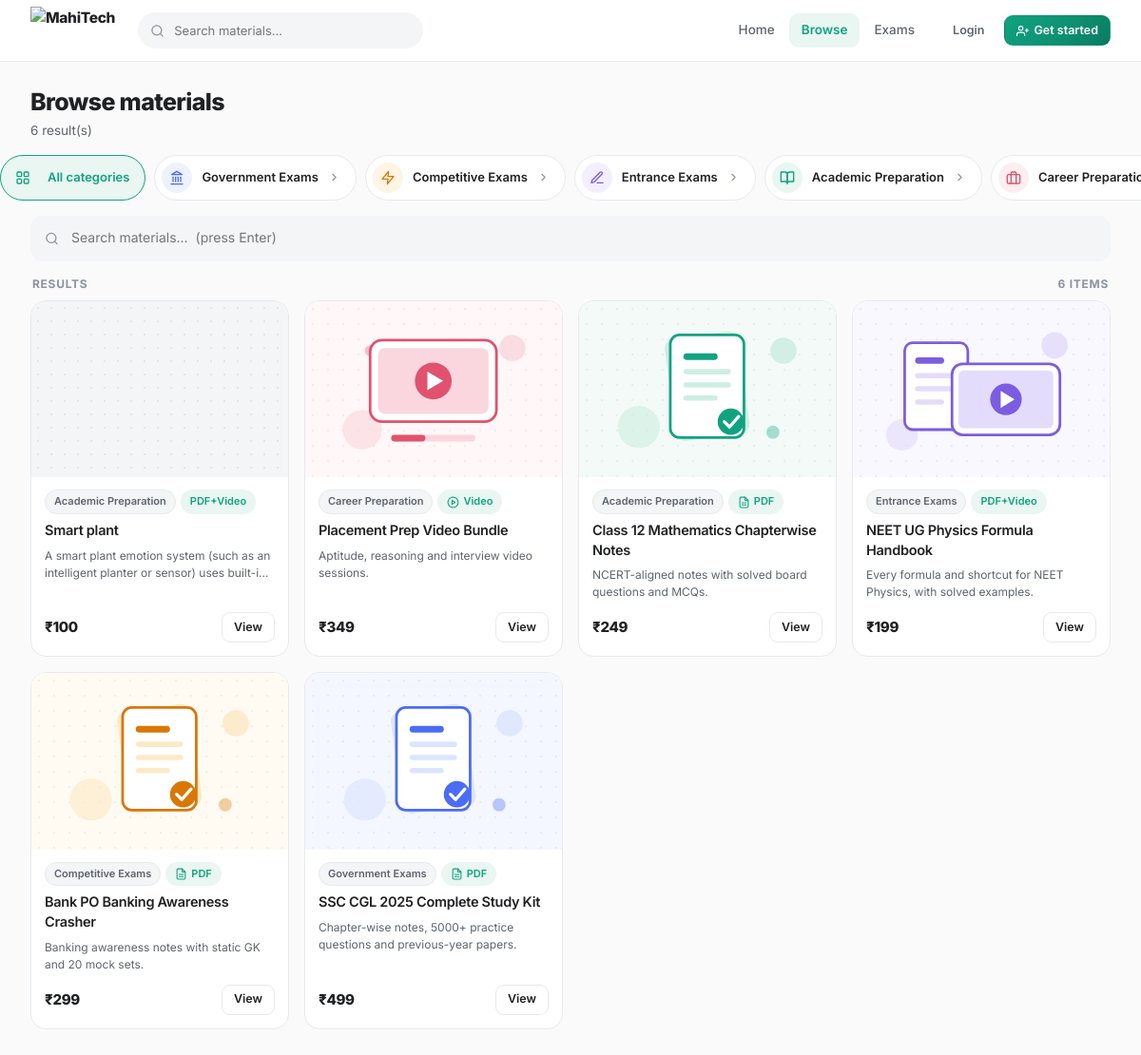
Screenshot of /browse with the database file from the repository.
### tables this page shows
CREATE TABLE products (
    id           INTEGER PRIMARY KEY AUTOINCREMENT,
    title        TEXT    NOT NULL,
    description  TEXT    DEFAULT '',
    category     TEXT    NOT NULL,
    price        REAL    NOT NULL DEFAULT 0,
    content_type TEXT    NOT NULL DEFAULT 'pdf',   -- pdf | video | both
    thumbnail    TEXT,
    pdf_file     TEXT,
    video_file   TEXT,
    created_at   TEXT    DEFAULT (datetime('now', 'localtime'))
);

### app.py (the view)
@app.route("/browse")
def browse():
    q = request.args.get("q", "").strip()
    category = request.args.get("category", "").strip()
    products = models.get_products(search=q or None, category=category or None)
    return render_template("browse.html", products=products,
                           q=q, selected_category=category)

### app.py (called while the page is built)
def is_admin():
    return bool(session.get("is_admin"))

@app.template_filter("thumb_url")
def thumb_url(value):
    if not value:
        return ""
    if value.startswith("http"):
        if "/image/upload/" in value and "f_auto" not in value:
            return value.replace("/image/upload/", "/image/upload/f_auto,q_auto/")
        return value
    return url_for("static", filename=f"uploads/thumbnails/{value}")

@app.context_processor
def inject_globals():
    return {
        "categories": Config.CATEGORIES,
        "is_admin": is_admin(),
        "demo_mode": Config.DEMO_MODE,
    }

@app.template_filter("inr")
def inr(value):
    try:
        v = float(value)
    except (TypeError, ValueError):
        return value
    return f"{int(v):,}" if v == int(v) else f"{v:,.2f}"

### models.py (called while the page is built)
def get_db():
    conn = sqlite3.connect(Config.DATABASE)
    conn.row_factory = sqlite3.Row
    conn.execute("PRAGMA foreign_keys = ON")
    return conn

def get_products(search=None, category=None, limit=None):
    sql, params = "SELECT * FROM products WHERE 1=1", []
    if search:
        sql += " AND (LOWER(title) LIKE ? OR LOWER(description) LIKE ?)"
        params += [f"%{search.lower()}%"] * 2
    if category:
        sql += " AND category = ?"
        params.append(category)
    sql += " ORDER BY id DESC"
    if limit:
        sql += " LIMIT ?"
        params.append(limit)
    conn = get_db()
    rows = conn.execute(sql, params).fetchall()
    conn.close()
    return rows

### templates/browse.html (shortened to what this page needs)
{% extends 'base.html' %}
{% from '_art.html' import card %}
{% set CAT_ICON = {'Government Exams':'i-landmark','Competitive Exams':'i-zap',
                   'Entrance Exams':'i-pen','Academic Preparation':'i-book',
                   'Career Preparation':'i-briefcase'} %}
{% set CAT_TINT = {'Government Exams':'t-blue','Competitive Exams':'t-amber',
                   'Entrance Exams':'t-purple','Academic Preparation':'t-green',
                   'Career Preparation':'t-rose'} %}
{% block content %}
<div class="container">
  <div class="page">
    <h1>Browse materials</h1>
    <p>{{ products|length }} result(s){{ ' for "' ~ q ~ '"' if q else '' }}{{ ' in ' ~ selected_category if selected_category else '' }}</p>
  </div>
  <div class="cats">
    <a class="cat {{ 'cat-on' if not selected_category }}" href="{{ url_for('browse') }}">
      <span class="cat-ic t-green"><svg class="ic"><use href="#i-grid"></use></svg></span>
      All categories
    </a>
    {% for c in categories %}
      <a class="cat {{ 'cat-on' if selected_category==c }}" href="{{ url_for('browse', category=c) }}">
        <span class="cat-ic {{ CAT_TINT[c] }}"><svg class="ic"><use href="#{{ CAT_ICON[c] }}"></use></svg></span>
        {{ c }}
        <svg class="ic cat-go"><use href="#i-chevron-r"></use></svg>
      </a>
    {% endfor %}
  </div>
  <form class="searchbar" method="get" action="{{ url_for('browse') }}">
    <div class="search-field">
      <input class="inp" type="text" name="q" value="{{ q }}" autocomplete="off"
             placeholder="Search materials…  (press Enter)">
    </div>
  </form>
  {% if products %}
    <div class="list-title"><span>Results</span><span>{{ products|length }} item{{ 's' if products|length != 1 else '' }}</span></div>
    <div class="grid">{% for p in products %}{{ card(p) }}{% endfor %}</div>
  {% else %}
    <div class="empty">
      <svg class="empty-art" viewBox="0 0 160 110"><use href="#v-empty"></use></svg>
      <p>Nothing matches your search.</p>
      <a class="btn btn-sec btn-sm" href="{{ url_for('browse') }}">Browse everything</a>
    </div>
  {% endif %}
</div>
{% endblock %}

### templates/_art.html
{% macro media(p, zoom=False) -%}
  {%- if p.thumbnail -%}
    <img class="pm-img{% if zoom %} zoomable{% endif %}"
         src="{{ p.thumbnail|thumb_url }}"
         alt="{{ p.title }}" decoding="async"
         {% if zoom %}data-full="{{ p.thumbnail|thumb_url }}"{% endif %}
         onerror="this.style.display='none';if(this.parentElement)this.parentElement.classList.add('pm-broken')">
  {%- else -%}
    {%- set tint = {'Government Exams':'v-blue','Competitive Exams':'v-amber',
                    'Entrance Exams':'v-purple','Academic Preparation':'v-green',
                    'Career Preparation':'v-rose'}.get(p.category, 'v-green') -%}
    {%- set sym = 'v-video' if p.content_type == 'video' else ('v-both' if p.content_type == 'both' else 'v-doc') -%}
    <div class="art {{ tint }}">
      <svg class="art-svg" viewBox="0 0 160 110" aria-hidden="true"><use href="#{{ sym }}"></use></svg>
    </div>
  {%- endif -%}
{%- endmacro %}
{% macro card(p) %}
<article class="card">
  <a class="thumb" href="{{ url_for('product', product_id=p.id) }}">{{ media(p) }}</a>
  <div class="card-body">
    <div class="badge-row">
      <span class="badge">{{ p.category }}</span>
      {% if p.content_type=='video' %}<span class="badge badge-green"><svg class="ic ic-xs"><use href="#i-play"></use></svg>Video</span>
      {% elif p.content_type=='both' %}<span class="badge badge-green">PDF+Video</span>
      {% else %}<span class="badge badge-green"><svg class="ic ic-xs"><use href="#i-file"></use></svg>PDF</span>{% endif %}
    </div>
    <h3 class="card-title"><a href="{{ url_for('product', product_id=p.id) }}">{{ p.title }}</a></h3>
    {% if p.description %}<p class="card-desc">{{ p.description[:90] }}</p>{% endif %}
    <div class="card-foot">
      <span class="price">₹{{ p.price|inr }}</span>
      <a class="btn btn-sec btn-sm" href="{{ url_for('product', product_id=p.id) }}">View</a>
    </div>
  </div>
</article>
{% endmacro %}

### rows the page displays
products: category "Academic Preparation", content_type "PDF+Video", title "Smart plant", description "A smart plant emotion system (such as an intelligent planter or sensor) uses…", price|inr "100"
products: category "Career Preparation", content_type "video" (drawn), title "Placement Prep Video Bundle", description "Aptitude, reasoning and interview video sessions.", price|inr "349"
products: category "Academic Preparation", content_type "pdf" (drawn), title "Class 12 Mathematics Chapterwise Notes", description "NCERT-aligned notes with solved board questions and MCQs.", price|inr "249"
products: category "Entrance Exams", content_type "PDF+Video", title "NEET UG Physics Formula Handbook", description "Every formula and shortcut for NEET Physics, with solved examples.", price|inr "199"
products: category "Competitive Exams", content_type "pdf" (drawn), title "Bank PO Banking Awareness Crasher", description "Banking awareness notes with static GK and 20 mock sets.", price|inr "299"
products: category "Government Exams", content_type "pdf" (drawn), title "SSC CGL 2025 Complete Study Kit", description "Chapter-wise notes, 5000+ practice questions and previous-year papers.", price|inr "499"

### other values shown
{{ products|length }} "6"
{{ c }} "Government Exams" "Competitive Exams" "Entrance Exams" "Academic Preparation" "Career…"
{{ 's' if products|length != 1 else '' }} "S"
